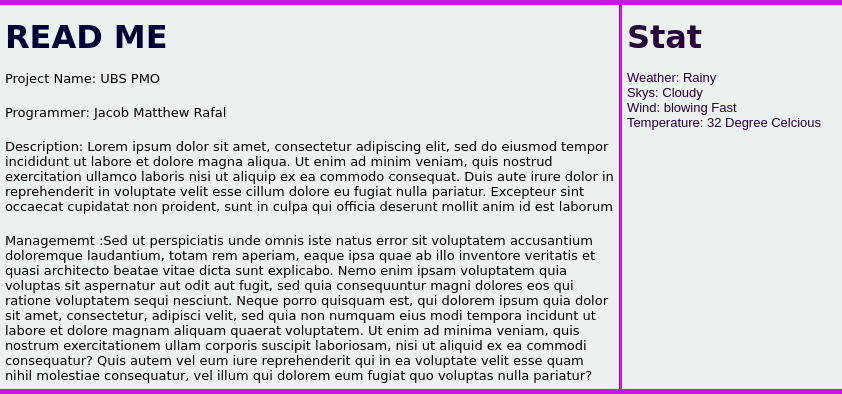
               <widget class="QWidget" name="page_home">
                <property name="styleSheet">
                 <string notr="true">background:rgb(202, 20, 229);</string>
                </property>
                <layout class="QHBoxLayout" name="horizontalLayout_19">
                 <property name="spacing">
                  <number>0</number>
                 </property>
                 <property name="leftMargin">
                  <number>0</number>
                 </property>
                 <property name="topMargin">
                  <number>5</number>
                 </property>
                 <property name="rightMargin">
                  <number>0</number>
                 </property>
                 <property name="bottomMargin">
                  <number>5</number>
                 </property>
                 <item>
                  <widget class="QFrame" name="frame_home_main">
                   <property name="styleSheet">
                    <string notr="true">background-color: rgb(235, 241, 239);</string>
                   </property>
                   <property name="frameShape">
                    <enum>QFrame::NoFrame</enum>
                   </property>
                   <property name="frameShadow">
                    <enum>QFrame::Plain</enum>
                   </property>
                   <layout class="QVBoxLayout" name="verticalLayout_5">
                    <property name="spacing">
                     <number>5</number>
                    </property>
                    <property name="leftMargin">
                     <number>5</number>
                    </property>
                    <property name="topMargin">
                     <number>5</number>
                    </property>
                    <property name="rightMargin">
                     <number>5</number>
                    </property>
                    <property name="bottomMargin">
                     <number>5</number>
                    </property>
                    <item>
                     <widget class="QLabel" name="lab_home_main_hed">
                      <property name="minimumSize">
                       <size>
                        <width>0</width>
                        <height>55</height>
                       </size>
                      </property>
                      <property name="maximumSize">
                       <size>
                        <width>16777215</width>
                        <height>55</height>
                       </size>
                      </property>
                      <property name="font">
                       <font>
                        <family>Verdana</family>
                        <pointsize>24</pointsize>
                        <weight>75</weight>
                        <bold>true</bold>
                       </font>
                      </property>
                      <property name="styleSheet">
                       <string notr="true">QLabel {
	color:rgb(0, 0, 52);
}</string>
                      </property>
                      <property name="text">
                       <string>&lt;html&gt;&lt;head/&gt;&lt;body&gt;&lt;p&gt;READ ME&lt;/p&gt;&lt;/body&gt;&lt;/html&gt;</string>
                      </property>
                      <property name="textFormat">
                       <enum>Qt::RichText</enum>
                      </property>
                     </widget>
                    </item>
                    <item>
                     <widget class="QLabel" name="lab_home_main_disc">
                      <property name="font">
                       <font>
                        <family>Verdana</family>
                        <pointsize>14</pointsize>
                       </font>
                      </property>
                      <property name="autoFillBackground">
                       <bool>false</bool>
                      </property>
                      <property name="styleSheet">
                       <string notr="true">background-color: rgb(235, 241, 239);</string>
                      </property>
                      <property name="text">
                       <string>&lt;!DOCTYPE HTML PUBLIC &quot;-//W3C//DTD HTML 4.0//EN&quot; &quot;http://www.w3.org/TR/REC-html40/strict.dtd&quot;&gt;
&lt;html&gt;&lt;head&gt;&lt;meta name=&quot;qrichtext&quot; content=&quot;1&quot; /&gt;&lt;style type=&quot;text/css&quot;&gt;
p, li { white-space: pre-wrap; }
&lt;/style&gt;&lt;/head&gt;&lt;body style=&quot; font-family:'Verdana'; font-size:14pt; font-weight:400; font-style:normal;&quot;&gt;
&lt;p style=&quot; margin-top:0px; margin-bottom:0px; margin-left:0px; margin-right:0px; -qt-block-indent:0; text-indent:0px;&quot;&gt;&lt;span style=&quot; font-family:'Segoe UI'; font-size:10pt; color:#000000;&quot;&gt;Project Name: UBS PMO&lt;/span&gt;&lt;/p&gt;
&lt;p style=&quot;-qt-paragraph-type:empty; margin-top:0px; margin-bottom:0px; margin-left:0px; margin-right:0px; -qt-block-indent:0; text-indent:0px; font-family:'Segoe UI'; font-size:10pt; color:#000000;&quot;&gt;&lt;br /&gt;&lt;/p&gt;
&lt;p style=&quot; margin-top:0px; margin-bottom:0px; margin-left:0px; margin-right:0px; -qt-block-indent:0; text-indent:0px;&quot;&gt;&lt;span style=&quot; font-family:'Segoe UI'; font-size:10pt; color:#000000;&quot;&gt;Programmer: Jacob Matthew Rafal&lt;/span&gt;&lt;/p&gt;
&lt;p style=&quot;-qt-paragraph-type:empty; margin-top:0px; margin-bottom:0px; margin-left:0px; margin-right:0px; -qt-block-indent:0; text-indent:0px; font-family:'Segoe UI'; font-size:10pt; color:#000000;&quot;&gt;&lt;br /&gt;&lt;/p&gt;
&lt;p style=&quot; margin-top:0px; margin-bottom:0px; margin-left:0px; margin-right:0px; -qt-block-indent:0; text-indent:0px;&quot;&gt;&lt;span style=&quot; font-family:'Segoe UI'; font-size:10pt; color:#000000;&quot;&gt;Description: Lorem ipsum dolor sit amet, consectetur adipiscing elit, sed do eiusmod tempor incididunt ut labore et dolore magna aliqua. Ut enim ad minim veniam, quis nostrud exercitation ullamco laboris nisi ut aliquip ex ea commodo consequat. Duis aute irure dolor in reprehenderit in voluptate velit esse cillum dolore eu fugiat nulla pariatur. Excepteur sint occaecat cupidatat non proident, sunt in culpa qui officia deserunt mollit anim id est laborum&lt;/span&gt;&lt;/p&gt;
&lt;p style=&quot;-qt-paragraph-type:empty; margin-top:0px; margin-bottom:0px; margin-left:0px; margin-right:0px; -qt-block-indent:0; text-indent:0px; font-family:'Segoe UI'; font-size:10pt; color:#000000;&quot;&gt;&lt;br /&gt;&lt;/p&gt;
&lt;p style=&quot; margin-top:0px; margin-bottom:0px; margin-left:0px; margin-right:0px; -qt-block-indent:0; text-indent:0px;&quot;&gt;&lt;span style=&quot; font-family:'Segoe UI'; font-size:10pt; color:#000000;&quot;&gt;Managememt :Sed ut perspiciatis unde omnis iste natus error sit voluptatem accusantium doloremque laudantium, totam rem aperiam, eaque ipsa quae ab illo inventore veritatis et quasi architecto beatae vitae dicta sunt explicabo. Nemo enim ipsam voluptatem quia voluptas sit aspernatur aut odit aut fugit, sed quia consequuntur magni dolores eos qui ratione voluptatem sequi nesciunt. Neque porro quisquam est, qui dolorem ipsum quia dolor sit amet, consectetur, adipisci velit, sed quia non numquam eius modi tempora incidunt ut labore et dolore magnam aliquam quaerat voluptatem. Ut enim ad minima veniam, quis nostrum exercitationem ullam corporis suscipit laboriosam, nisi ut aliquid ex ea commodi consequatur? Quis autem vel eum iure reprehenderit qui in ea voluptate velit esse quam nihil molestiae consequatur, vel illum qui dolorem eum fugiat quo voluptas nulla pariatur?&lt;/span&gt;&lt;/p&gt;&lt;/body&gt;&lt;/html&gt;</string>
                      </property>
                      <property name="alignment">
                       <set>Qt::AlignLeading|Qt::AlignLeft|Qt::AlignTop</set>
                      </property>
                      <property name="wordWrap">
                       <bool>true</bool>
                      </property>
                      <property name="margin">
                       <number>5</number>
                      </property>
                     </widget>
                    </item>
                   </layout>
                  </widget>
                 </item>
                 <item>
                  <widget class="Line" name="vert_divide">
                   <property name="orientation">
                    <enum>Qt::Vertical</enum>
                   </property>
                  </widget>
                 </item>
                 <item>
                  <widget class="QFrame" name="frame_home_stat">
                   <property name="minimumSize">
                    <size>
                     <width>220</width>
                     <height>0</height>
                    </size>
                   </property>
                   <property name="maximumSize">
                    <size>
                     <width>220</width>
                     <height>16777215</height>
                    </size>
                   </property>
                   <property name="styleSheet">
                    <string notr="true">background-color: rgb(235, 241, 239);</string>
                   </property>
                   <property name="frameShape">
                    <enum>QFrame::NoFrame</enum>
                   </property>
                   <property name="frameShadow">
                    <enum>QFrame::Plain</enum>
                   </property>
                   <layout class="QVBoxLayout" name="verticalLayout_6">
                    <property name="spacing">
                     <number>5</number>
                    </property>
                    <property name="leftMargin">
                     <number>5</number>
                    </property>
                    <property name="topMargin">
                     <number>5</number>
                    </property>
                    <property name="rightMargin">
                     <number>5</number>
                    </property>
                    <property name="bottomMargin">
                     <number>5</number>
                    </property>
                    <item>
                     <widget class="QLabel" name="lab_home_stat_hed">
                      <property name="minimumSize">
                       <size>
                        <width>0</width>
                        <height>55</height>
                       </size>
                      </property>
                      <property name="maximumSize">
                       <size>
                        <width>16777215</width>
                        <height>55</height>
                       </size>
                      </property>
                      <property name="font">
                       <font>
                        <family>Verdana</family>
                        <pointsize>24</pointsize>
                        <weight>75</weight>
                        <bold>true</bold>
                       </font>
                      </property>
                      <property name="styleSheet">
                       <string notr="true">QLabel {
	color:rgb(255,255,255);
}</string>
                      </property>
                      <property name="text">
                       <string>&lt;html&gt;&lt;head/&gt;&lt;body&gt;&lt;p&gt;&lt;span style=&quot; color:#27003a;&quot;&gt;Stat &lt;/span&gt;&lt;/p&gt;&lt;/body&gt;&lt;/html&gt;</string>
                      </property>
                      <property name="alignment">
                       <set>Qt::AlignLeading|Qt::AlignLeft|Qt::AlignVCenter</set>
                      </property>
                     </widget>
                    </item>
                    <item>
                     <widget class="QLabel" name="lab_home_stat_disc">
                      <property name="font">
                       <font>
                        <family>Segoe UI</family>
                        <pointsize>10</pointsize>
                       </font>
                      </property>
                      <property name="text">
                       <string>&lt;html&gt;&lt;head/&gt;&lt;body&gt;&lt;p&gt;&lt;span style=&quot; color:#27003a;&quot;&gt;Weather: Rainy&lt;br/&gt;Skys: Cloudy&lt;br/&gt;Wind: blowing Fast&lt;br/&gt;Temperature: 32 Degree Celcious&lt;/span&gt;&lt;/p&gt;&lt;/body&gt;&lt;/html&gt;</string>
                      </property>
                      <property name="alignment">
                       <set>Qt::AlignLeading|Qt::AlignLeft|Qt::AlignTop</set>
                      </property>
                     </widget>
                    </item>
                   </layout>
                  </widget>
                 </item>
                </layout>
               </widget>
